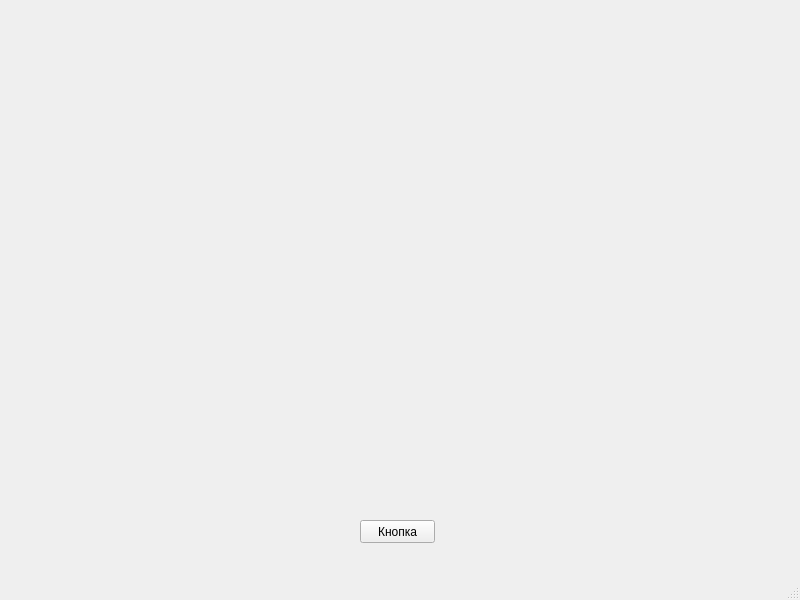
<?xml version="1.0" encoding="UTF-8"?>
<ui version="4.0">
 <class>MainWindow</class>
 <widget class="QMainWindow" name="MainWindow">
  <property name="geometry">
   <rect>
    <x>0</x>
    <y>0</y>
    <width>800</width>
    <height>600</height>
   </rect>
  </property>
  <property name="windowTitle">
   <string>MainWindow</string>
  </property>
  <widget class="QWidget" name="centralwidget">
   <widget class="QPushButton" name="pushButton">
    <property name="geometry">
     <rect>
      <x>360</x>
      <y>520</y>
      <width>75</width>
      <height>23</height>
     </rect>
    </property>
    <property name="text">
     <string>Кнопка</string>
    </property>
   </widget>
  </widget>
  <widget class="QMenuBar" name="menubar">
   <property name="geometry">
    <rect>
     <x>0</x>
     <y>0</y>
     <width>800</width>
     <height>21</height>
    </rect>
   </property>
  </widget>
  <widget class="QStatusBar" name="statusbar"/>
 </widget>
 <resources/>
 <connections/>
</ui>
